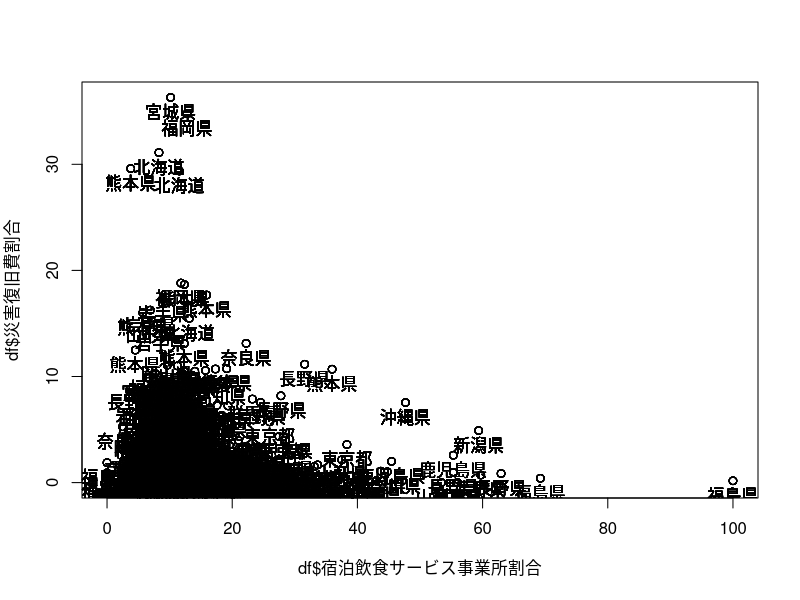

Reproduce this figure in R.
df <- read.csv("SSDSE-A-2023.csv", fileEncoding = "SJIS")
climate <- read.csv("climate.csv", fileEncoding = "SJIS")


df$災害復旧費割合 <- df$災害復旧費.市町村財政. / df$歳出決算総額.市町村財政. * 100
df$宿泊飲食サービス事業所割合 <- df$事業所数.民営..宿泊業.飲食サービス業. / df$事業所数.民営. * 100

df <- merge(df, climate, by = "都道府県", all.x = TRUE)

plot(df$宿泊飲食サービス事業所割合, df$災害復旧費割合)
text(df$宿泊飲食サービス事業所割合, df$災害復旧費割合, labels = df$都道府県, pos = 1)

result1 <- lm(df$宿泊飲食サービス事業所割合 ~ df$災害復旧費割合 + df$日降水量1mm以上の日数)
summary(result1)